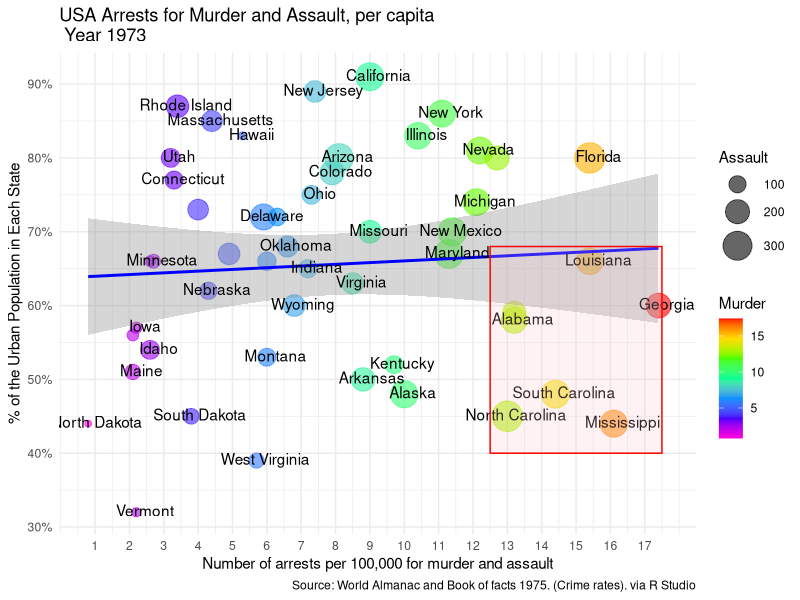

The R script that drew this image:
library(ggplot2)
library(datasets)
data("USArrests", package = "datasets")

ggplot(USArrests, aes(x= Murder, y=UrbanPop)) + 
  geom_point(aes(color = Murder, size = Assault), alpha = 0.6) + 
  scale_color_gradientn(colors = rev(rainbow(7))) +
  scale_size(range = c(2, 10)) +
  scale_x_continuous(breaks = round(seq(min(USArrests$Murder), max(USArrests$Murder), by = 1))) + 
  scale_y_continuous(labels = function(x) paste0(x, "%")) +  
  geom_smooth(method="lm", col="blue", size=1) + 
  geom_text(label=rownames(USArrests), nudge_x = 0.25, nudge_y = 0.25, check_overlap = T) + 
  ggtitle("USA Arrests for Murder and Assault, per capita \n Year 1973") + 
  xlab("Number of arrests per 100,000 for murder and assault") + 
  ylab("% of the Urban Population in Each State") + 
  labs(caption = "Source: World Almanac and Book of facts 1975. (Crime rates). via R Studio") + 
  annotate("rect", xmin=c(12.5),xmax = c(17.5), ymin = c(40), ymax = (68), alpha=0.2, color="red", fill="pink") +
  theme_minimal()
